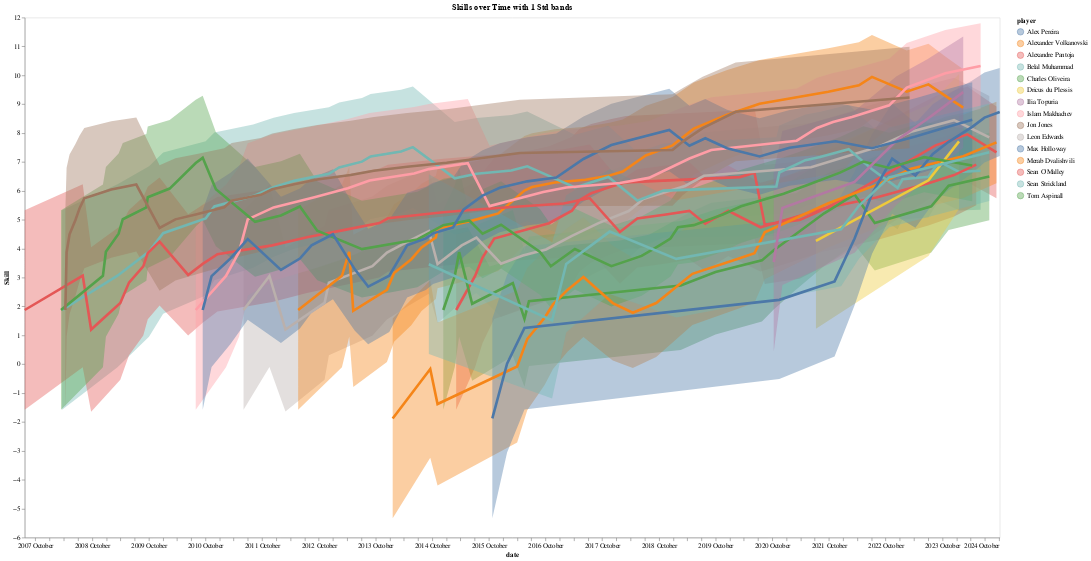

Here is the notebook cell this chart was saved with:
### Code cell
self.plot_player_skills(players = top_fighters_online, width=1500, burnin=0)

### Figure 1 — Vega-Lite specification as saved in the notebook (floating-point values rounded to 4 significant figures; data arrays with more than 128 entries replaced by an {"elided": "..."} marker saying what was removed)
{"config": {"view": {"continuousWidth": 300, "continuousHeight": 300}, "axis": {"grid": false}}, "layer": [{"mark": {"type": "area", "opacity": 0.4}, "encoding": {"color": {"field": "player", "type": "nominal"}, "x": {"field": "date", "type": "temporal"}, "y": {"field": "lower", "type": "quantitative"}, "y2": {"field": "upper"}}}, {"mark": {"type": "line", "strokeWidth": 4}, "encoding": {"color": {"field": "player", "sort": ["Islam Makhachev", "Alex Pereira", "Jon Jones", "Ilia Topuria", "Belal Muhammad", "Dricus du Plessis", "Merab Dvalishvili", "Tom Aspinall", "Leon Edwards", "Alexander Volkanovski", "Max Holloway", "Alexandre Pantoja", "Sean O'Malley", "Sean Strickland", "Charles Oliveira"], "type": "nominal"}, "x": {"axis": {"format": "%Y %B"}, "field": "date", "type": "temporal"}, "y": {"field": "mu", "scale": {"zero": false}, "title": "Skill", "type": "quantitative"}}}], "data": {"name": "data-d64fde493d8c4a2a4eea0c1b7b84c4c9"}, "height": 800, "title": "Skills over Time with 1 Std bands", "width": 1500, "$schema": "https://vega.github.io/schema/vega-lite/v5.20.1.json", "datasets": {"data-d64fde493d8c4a2a4eea0c1b7b84c4c9": {"elided": "342 records"}}}
